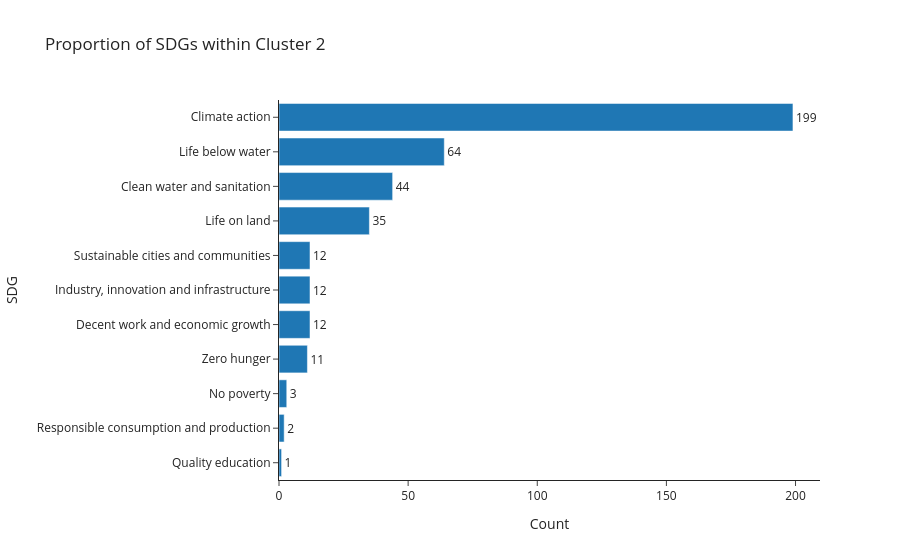

Source (notebook cell):
### Code cell
fig = px.bar(sdg_count,
            x="Count",
            y='SDG',
            title="Proportion of SDGs within Cluster 2",
            text_auto=True,
            template="simple_white",
            #labels={"count": "Count",  "type": "Document type"},
            )
fig.update_traces(textfont_size=12, textangle=0, textposition="outside", cliponaxis=False)
fig.show()

### Figure 1 — Plotly figure (JSON) as saved in the notebook; plotly's stock layout.template omitted (floating-point values rounded to 4 significant figures)
{"data": [{"cliponaxis": false, "hovertemplate": "Count=%{x}<br>SDG=%{y}<extra></extra>", "legendgroup": "", "marker": {"color": "#1F77B4", "pattern": {"shape": ""}}, "name": "", "orientation": "h", "showlegend": false, "textangle": 0, "textfont": {"size": 12}, "textposition": "outside", "texttemplate": "%{x}", "type": "bar", "x": [1, 2, 3, 11, 12, 12, 12, 35, 44, 64, 199], "xaxis": "x", "y": ["Quality education", "Responsible consumption and production", "No poverty", "Zero hunger", "Decent work and economic growth", "Industry, innovation and infrastructure", "Sustainable cities and communities", "Life on land", "Clean water and sanitation", "Life below water", "Climate action"], "yaxis": "y"}], "layout": {"barmode": "relative", "legend": {"tracegroupgap": 0}, "title": {"text": "Proportion of SDGs within Cluster 2"}, "xaxis": {"anchor": "y", "domain": [0, 1], "title": {"text": "Count"}}, "yaxis": {"anchor": "x", "domain": [0, 1], "title": {"text": "SDG"}}}}
